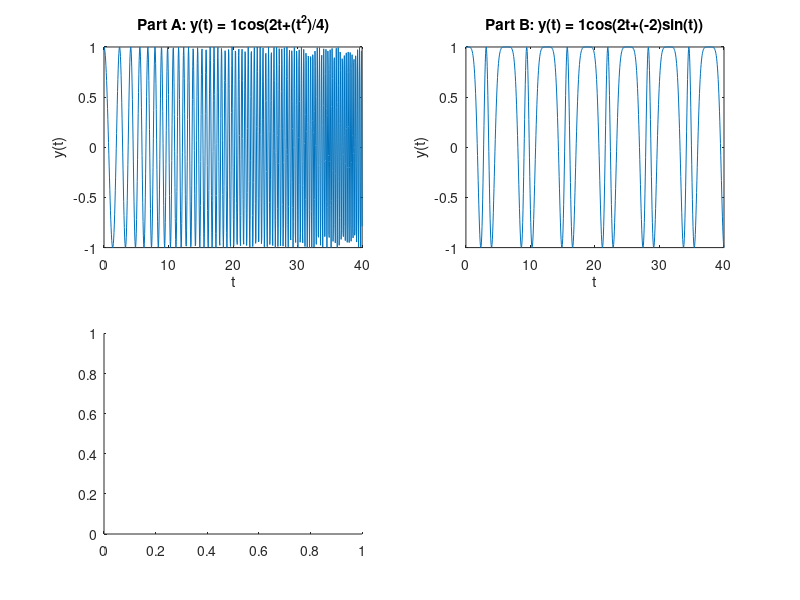

The MATLAB source for this figure: (Note: this script raises an error after producing the figure.)
%Q1 Kasra Hassani 9923107

%----------------------------------------
%clearing and closing everything
clc; clear; close all;
%----------------------------------------

                  %Part A
%----------------------------------------
%setting up variables
A=1;
omega=2;
t=0:0.05:40;
s=(t.^2)/4;
%----------------------------------------
%making the signal
y=A.*cos(omega.*t+s);
%----------------------------------------
%ploting the signal
figure('WindowState','maximized');
subplot(2,2,1);
plot(t,y);
title("Part A: y(t) = 1cos(2t+(t^2)/4)");
xlabel("t");
ylabel("y(t)");
%----------------------------------------

                   %Part B
%----------------------------------------
%setting up variables
A=1;
omega=2;
t=0:0.05:40;
s=(-2).*sin(t);
%----------------------------------------
%making the signal
y=A.*cos(omega.*t+s);
%----------------------------------------
%ploting the signal
subplot(2,2,2);
plot(t,y);
title("Part B: y(t) = 1cos(2t+(-2)sin(t))");
xlabel("t");
ylabel("y(t)");
%----------------------------------------


                %Part C
%----------------------------------------

%Part A Instantaneous Frequency
%----------------------------------------
%setting up variables
A=1;
omega=2;
t=0:0.05:40;
s=(t.^2)/4;
%----------------------------------------
%making the signal
y=A.*cos(omega.*t+s);
%----------------------------------------
%Plotting Instantaneous Frequency A
subplot(2,2,3);
instfreq(y,t)
%----------------------------------------


%Part B Instantaneous Frequency
%----------------------------------------
%setting up variables
A=1;
omega=2;
t=0:0.05:40;
s=(-2).*sin(t);
%----------------------------------------
%making the signal
y=A.*cos(omega.*t+s);
%----------------------------------------
%Plotting Instantaneous Frequency B
subplot(2,2,4);
instfreq(y,t)
%----------------------------------------
